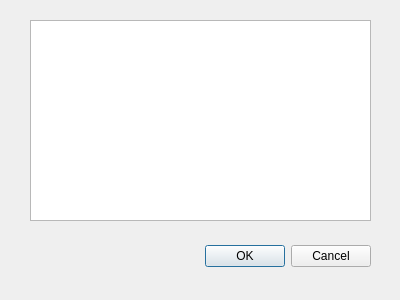
<?xml version="1.0" encoding="UTF-8"?>
<ui version="4.0">
 <class>Dialog</class>
 <widget class="QDialog" name="Dialog">
  <property name="geometry">
   <rect>
    <x>0</x>
    <y>0</y>
    <width>400</width>
    <height>300</height>
   </rect>
  </property>
  <property name="windowTitle">
   <string>Dialog</string>
  </property>
  <widget class="QDialogButtonBox" name="buttonBox">
   <property name="geometry">
    <rect>
     <x>30</x>
     <y>240</y>
     <width>341</width>
     <height>32</height>
    </rect>
   </property>
   <property name="orientation">
    <enum>Qt::Horizontal</enum>
   </property>
   <property name="standardButtons">
    <set>QDialogButtonBox::Cancel|QDialogButtonBox::Ok</set>
   </property>
  </widget>
  <widget class="QListView" name="listView">
   <property name="geometry">
    <rect>
     <x>30</x>
     <y>20</y>
     <width>341</width>
     <height>201</height>
    </rect>
   </property>
  </widget>
 </widget>
 <resources/>
 <connections>
  <connection>
   <sender>buttonBox</sender>
   <signal>accepted()</signal>
   <receiver>Dialog</receiver>
   <slot>accept()</slot>
   <hints>
    <hint type="sourcelabel">
     <x>248</x>
     <y>254</y>
    </hint>
    <hint type="destinationlabel">
     <x>157</x>
     <y>274</y>
    </hint>
   </hints>
  </connection>
  <connection>
   <sender>buttonBox</sender>
   <signal>rejected()</signal>
   <receiver>Dialog</receiver>
   <slot>reject()</slot>
   <hints>
    <hint type="sourcelabel">
     <x>316</x>
     <y>260</y>
    </hint>
    <hint type="destinationlabel">
     <x>286</x>
     <y>274</y>
    </hint>
   </hints>
  </connection>
 </connections>
</ui>
